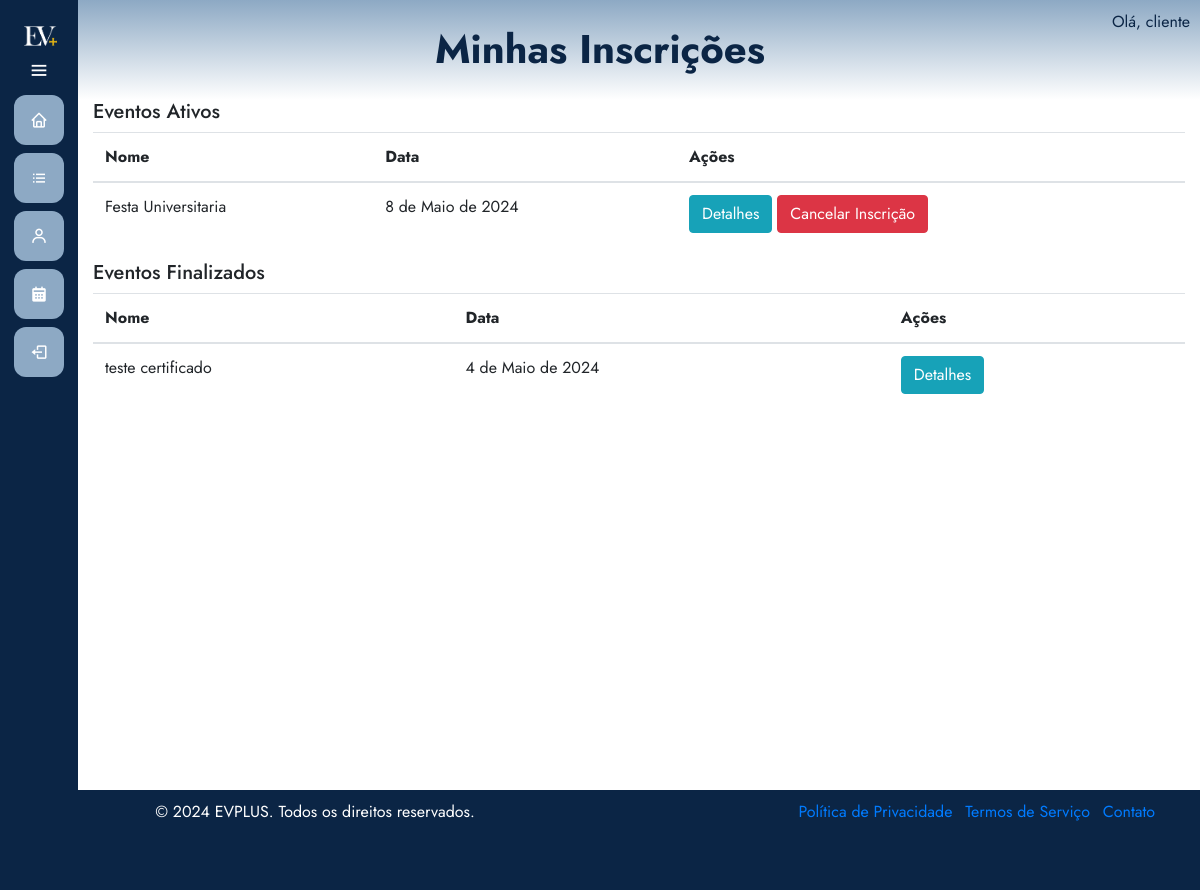
The app's page /eventos/minhasinscricoes/ (signed in), older data.
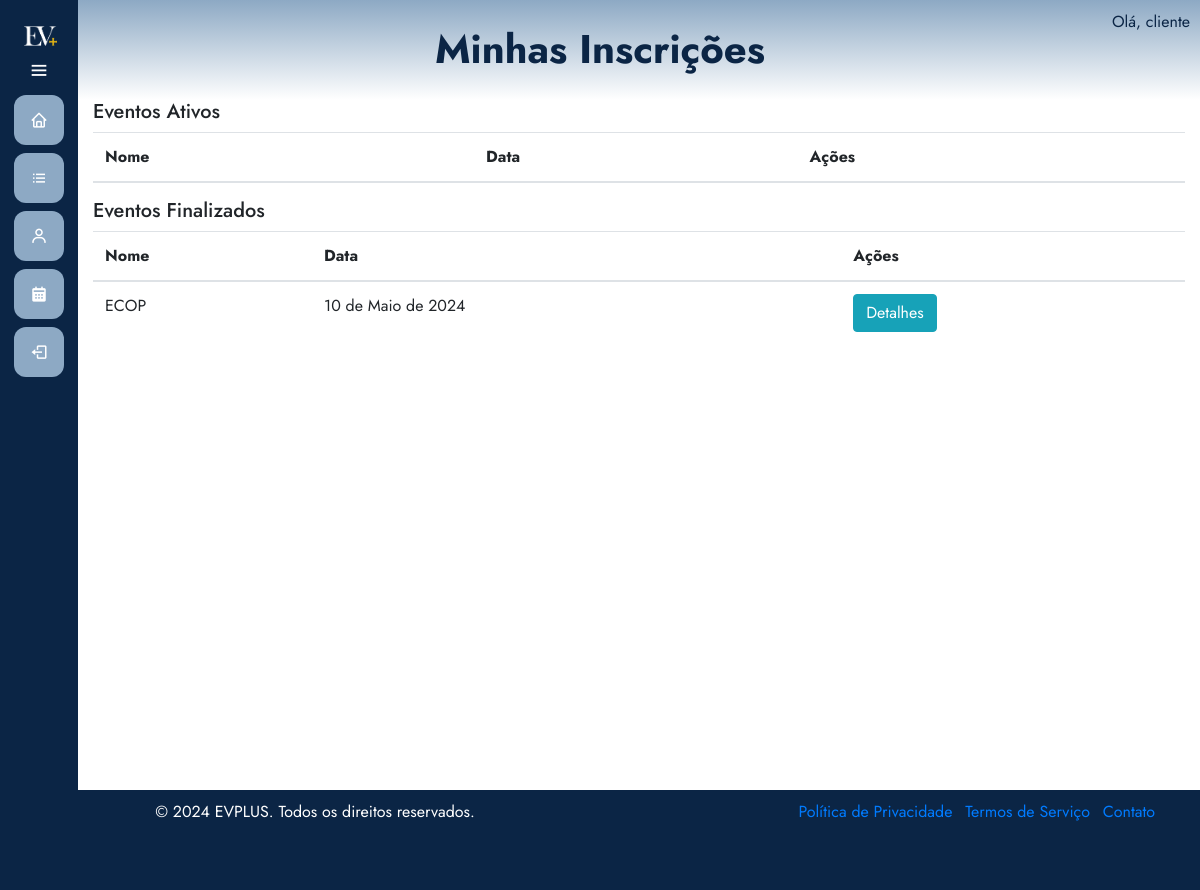
The same page, newer data.
### eventos/models.py (models this page shows, shortened)
class Evento(models.Model):
    user = models.ForeignKey(User, on_delete=models.CASCADE)
    clients = models.ManyToManyField(User, through='Inscricao', related_name='eventos')
    name = models.CharField(max_length=100)
    description = models.TextField()
    local = models.CharField(max_length=100)
    date = models.DateField()
    time = models.TimeField()
    category = models.CharField(max_length=100)
    banner = models.ImageField(null=True, blank=True, upload_to='banners/')
    limite_inscricoes = models.PositiveIntegerField(null=True, blank=True, verbose_name="Limite de Inscrições")
    finalizado = models.BooleanField(default=False)
    certificados = models.ManyToManyField(User, through='Certificado', related_name='eventos_certificados')
    avaliacoes = models.ManyToManyField(User, through='Avaliacao', related_name='eventos_avaliados')

### eventos/views.py (the view)
# urls.py: path('minhasinscricoes/', views.listarEventosInscritos, name='minhasinscricoes'),
@login_required
def listarEventosInscritos(request):
    exibir_sidebar = True
    eventos = Evento.objects.filter(clients=request.user, finalizado=False)
    finalizarEvento = Evento.objects.filter(clients=request.user, finalizado=True)
    eventos_e_certificados = {}
    for evento in finalizarEvento:
        certificados = Certificado.objects.filter(evento=evento, participante=request.user)
        eventos_e_certificados[evento] = certificados
    return render(request, 'minhasInscricoes.html', {'eventos': eventos, 'finalizarEvento': finalizarEvento, 'eventos_e_certificados': eventos_e_certificados, 'exibir_sidebar': exibir_sidebar})

### eventos/templates/minhasInscricoes.html (shortened to what this page needs)
{% extends 'base.html' %}
{% load static %}
{% block 'head' %}
    <link rel="stylesheet" href="{% static 'eventos/css/meuseventos.css' %}">
    <link rel="stylesheet" href="https://maxcdn.bootstrapcdn.com/bootstrap/4.5.2/css/bootstrap.min.css">
{% endblock %}
{% block 'dashboard' %}
    <div class="container">
        <div class="row">
            <div class="col-md-12">
                <h5>Eventos Ativos</h5>
                <table class="table">
                    <thead>
                        <tr>
                            <th>Nome</th>
                            <th>Data</th>
                            <th>Ações</th>
                        </tr>
                    </thead>
                    <tbody>
                        {% for evento in eventos %}
                            <tr>
                                <td>{{ evento.name }}</td>
                                <td>{{ evento.date }}</td>
                                <td>
                                    <a href="{% url 'eventos:detalhes_evento' evento.id %}" class="btn btn-info">Detalhes</a>
                                    {% if perms.eventos.view_evento %}
                                        {% if request.user not in evento.clients.all %}
                                            <a href="{% url 'eventos:inscricao_evento' evento.id %}" class="btn btn-success">Inscrever-se</a>
                                        {% else %}
                                            <a href="#" onclick="confirmarCancelar('{{ evento.id }}')" class="btn btn-danger">Cancelar Inscrição</a>
                                        {% endif %}
                                    {% endif %}
                                </td>
                            </tr>
                        {% endfor %}
                    </tbody>
                </table>
                <h5>Eventos Finalizados</h5>
                <table class="table">
                    <thead>
                        <tr>
                            <th>Nome</th>
                            <th>Data</th>
                            <th>Ações</th>
                        </tr>
                    </thead>
                    <tbody>
                        {% for evento, certificados in eventos_e_certificados.items %}
                        <tr>
                            <td>{{ evento.name }}</td>
                            <td>{{ evento.date }}</td>
                            <td>
                                <a href="{% url 'eventos:detalhes_evento' evento.id %}" class="btn btn-info">Detalhes</a>
                            </td>
                        </tr>
                    {% endfor %}
                    </tbody>
                </table>
            </div>
        </div>
    </div>
{% endblock %}

### templates/base.html (shortened to what this page needs)
{% load static %}
<!doctype html>
<html lang="pt-BR">
<head>
  <link rel="stylesheet" href="https://cdn.jsdelivr.net/npm/bootstrap@4.6.1/dist/css/bootstrap.min.css">
  <link rel="stylesheet" href="{% static 'general/css/base.css' %}">
  <link rel="stylesheet" href="{% static 'general/css/general.css' %}">
  <link href='https://unpkg.com/boxicons@2.0.7/css/boxicons.min.css' rel='stylesheet'>
  {% block 'head' %}{% endblock %}
</head>
<body>
  <div class="page-topo" id="page-topo">
    <h1 class="main-title" id="page-topo-title"></h1>
    {% if user.is_authenticated %}
    <div class="user-info">
        <p>Olá, {{ user.username }}</p>
    </div>
{% endif %}
  </div>
  {% if exibir_sidebar %}
  <div class="sidebar">
    <a href="{% url 'home' %}">
      <div class="logo-details">
          <img src="{% static 'images/LOGO.png' %}" alt="Logo" class="logo">
        </a>
          <i class='bx bx-menu' id="btn" ></i>
      </div>
      <ul class="nav-list">
      <li>
        <a href="{% url 'home' %}">
          <i class='bx bx-home'></i>
        </a>
      </li>
      <li>
        <a href="{% url 'eventos:todos_eventos' %}">
          <i class='bx bx-list-ul'></i>
        </a>
      </li>
      <li>
        <a href="{% url 'conta' %}">
          <i class='bx bx-user'></i>
        </a>
      </li>
      {% if user.is_authenticated %}
      {% if perms.eventos.view_evento %}
      <li>
        <a href="{% url 'eventos:minhasinscricoes' %}">
          <i class='bx bxs-calendar'></i>
        </a>
      </li>
      {% endif %}
      {% endif %}
      {% if user.is_authenticated %}
      <li>
        <a href="{% url 'logout' %}">
            <i class='bx bx-log-out'></i>
        </a>
      </li>
      {% endif %}
    </ul>
  {% endif %}
  <section class="home-section">
    {% block 'dashboard' %}
    {% endblock %}
  </section>
  <footer class="footer">
    <div class="container">
        <div class="row">
            <div class="col-md-6">
                <p>&copy; 2024 EVPLUS. Todos os direitos reservados.</p>
            </div>
            <div class="col-md-6 text-md-right">
                <ul class="list-inline">
                    <li class="list-inline-item"><a href="#">Política de Privacidade</a></li>
                    <li class="list-inline-item"><a href="#">Termos de Serviço</a></li>
                    <li class="list-inline-item"><a href="#">Contato</a></li>
                </ul>
            </div>
        </div>
    </div>
  </footer>
</body>
</html>

### templates/static/general/css/base.css (style rules this page uses)
* { margin: 0; padding: 0; box-sizing: border-box; font-family: "Jost" , sans-serif; }
.main-title { position: relative; color: var(--dark-color); font-size: 40px; top: 25px; font-weight: bold; text-align: center; z-index: 3; }
.page-topo { position: relative; width: 100%; height: 100px; background-image: linear-gradient(to bottom, var(--main-color), white); z-index: 2; }
.sidebar { position: fixed; left: 0; top: 0; height: 100%; width: 78px; background: var(--dark-color); padding: 6px 14px; z-index: 99; transition: all 0.5s ease; }
.sidebar .logo-details { height: 60px; display: flex; align-items: center; position: relative; }
.sidebar .logo-details #btn { position: absolute; top: 50%; right: 0; transform: translateY(-50%); font-size: 22px; transition: all 0.4s ease; font-size: 23px; text-align: center; cursor: pointer; transition: all 0.5s ease; }
.sidebar i { color: #fff; height: 60px; min-width: 50px; font-size: 28px; text-align: center; line-height: 60px; }
.sidebar .nav-list { margin-top: 20px; height: 100%; }
.sidebar li { position: relative; margin: 8px 0; list-style: none; }
.sidebar li a { display: flex; height: 100%; width: 100%; border-radius: 12px; align-items: center; text-decoration: none; transition: all 0.4s ease; background: var(--main-color); }
.sidebar li i { height: 50px; line-height: 50px; font-size: 18px; border-radius: 12px; }
.home-section { position: relative; min-height: 80vh; top: 0; background: white; left: 78px; width: calc(100% - 78px); transition: all 0.5s ease; z-index: 2; }
.logo-details { position: relative; top: 0; left: 0; background-color: var(--dark-color); padding: 5px 14px 25px 10px; z-index: 1000; }
.logo { max-height: 20px; transition: max-height 0.5s ease; }
.sidebar { padding-top: 15px; }
.sidebar .logo-details #btn { position: absolute; top: 55px; right: 0px; font-size: 22px; transition: all 0.4s ease; text-align: center; cursor: pointer; }
.footer { position: relative; bottom: 0; width: 100%; height: 100px; background-color: var(--dark-color); color: white; text-align: center; padding-top: 10px; z-index: 1000; margin-top: 50px; }
.user-info { position: absolute; top: 0; right: 0; padding: 10px; color: var(--dark-color); }

### templates/static/general/css/general.css (style rules this page uses)
:root { --main-color: #8da9c4; --dark-color: #0b2545; --light-color: #eef4ed; --contrast-color: #467afd; --differential-color: #134074; }

### templates/static/eventos/css/meuseventos.css (style rules this page uses)
.h5, h5 { margin-top: 20px; }

Row changes from the older to the newer data that the page shows:
removed Evento: name "Festa Universitaria", date "8 de Maio de 2024", shown under "Eventos Ativos"
removed Evento: name "teste certificado", date "4 de Maio de 2024", shown under "Eventos Finalizados"
added Evento: name "ECOP", date "10 de Maio de 2024", shown under "Eventos Finalizados"
